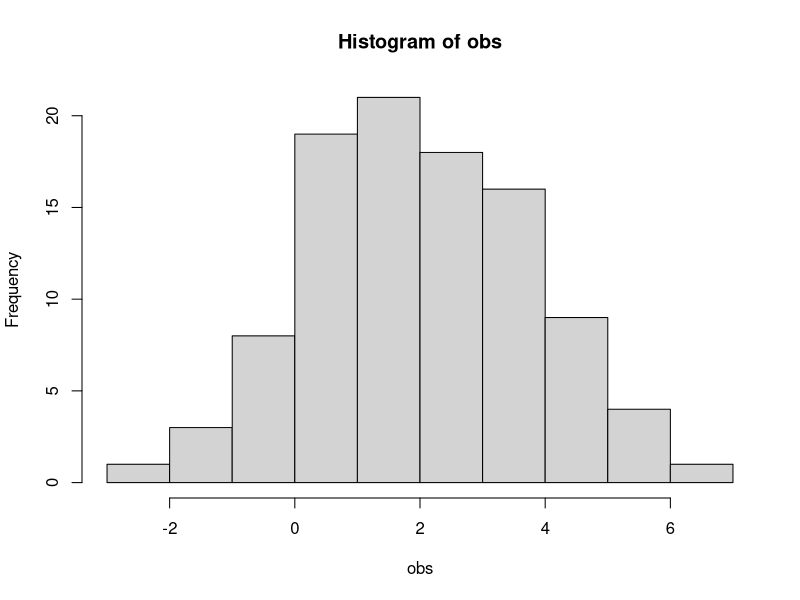
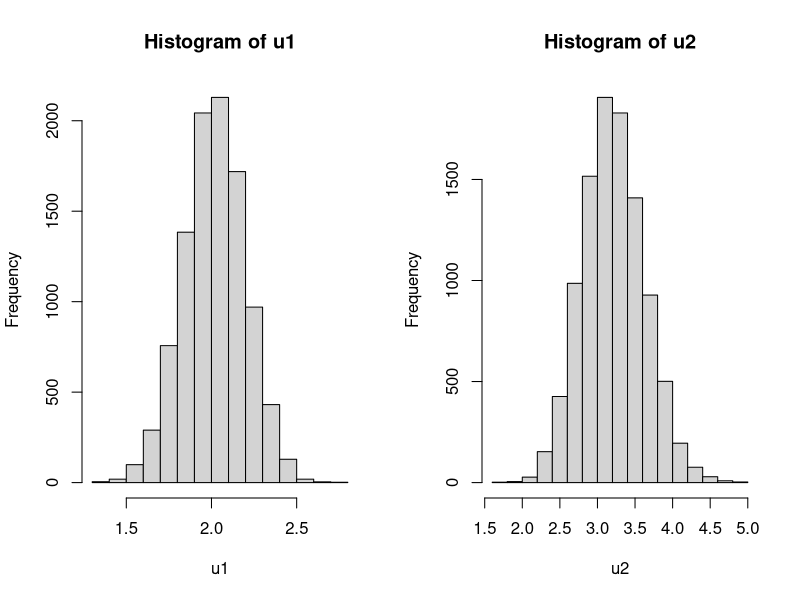

Source code (R) for these figures, in order:
true_mean = 2
true_sd = 2
n = 100
obs = rnorm(n,true_mean, true_sd)

hist(obs)
mean(obs)
var(obs)

estimated_mean= mean(obs);estimated_mean
estimated_var = (1/n)*sum((obs-estimated_mean)^2);estimated_var

#Bootstrap
B = 10000
u1 = rep(0, B)
u2 = rep(0, B)
for (i in 1:B) {
  resample = sample(obs, replace = TRUE)
  # resample = rnorm(n,true_mean, true_sd)
  u1[i] = mean(resample)
  u2[i] = var(resample)
}
par(mfrow=c(1,2))
hist(u1)
hist(u2)
mean(u1)
mean(u2)

zscore = (mean(obs) - 2.1)/(sqrt(var(obs)/n));zscore
p_value = 2*(1-pnorm(zscore));p_value
#set a =0.05
a = 0.05
p_value < a
#reject the null
